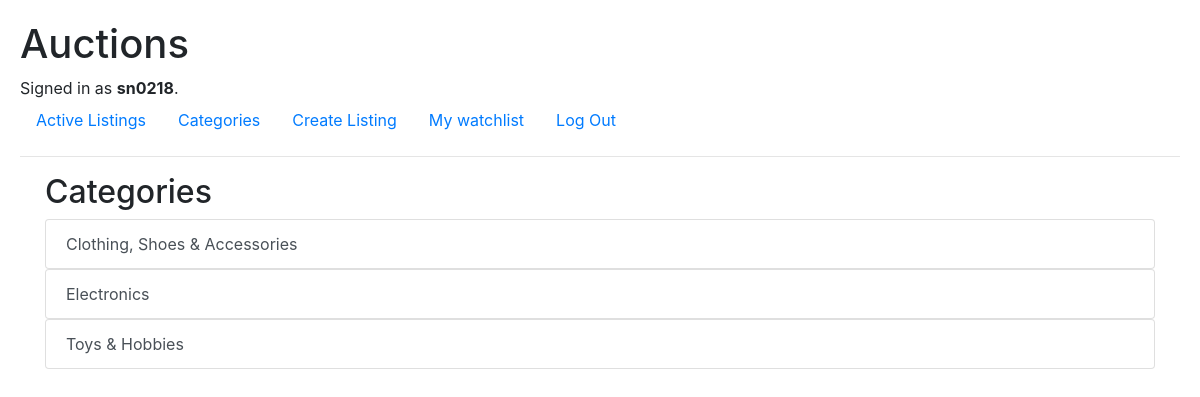
The page /categories (signed in) on the database its author committed.
### auctions/models.py (models this page shows, shortened)
class User(AbstractUser):
    pass

class Category(models.Model):
    title = models.CharField(max_length=64)
    def __str__(self):
        return f"{self.title}"

### auctions/views.py (the view)
# urls.py: path("categories", views.categories, name="categories"),
def categories(request):
    return render(request, "auctions/categories.html", {
        "categories": Category.objects.all()
    })

### auctions/templates/auctions/categories.html
{% extends "auctions/layout.html" %}
{% block body %}
<div class="container">
<h2>Categories</h3>
{% for category in categories %}
<ul class="list-group">
    <a href="{% url 'category' category.id %}" class="list-group-item list-group-item-action">{{ category }}</a>
</ul>
{% endfor %}
</div>
{% endblock %}

### auctions/templates/auctions/layout.html (shortened to what this page needs)
{% load static %}
<!DOCTYPE html>
<html lang="en">
    <head>
        <link rel="stylesheet" href="https://stackpath.bootstrapcdn.com/bootstrap/4.4.1/css/bootstrap.min.css">
        <link href="{% static 'auctions/styles.css' %}" rel="stylesheet">
    </head>
    <body>
        <h1>Auctions</h1>
        <div>
            {% if user.is_authenticated %}
                Signed in as <strong>{{ user.username }}</strong>.
            {% else %}
                Not signed in.
            {% endif %}
        </div>
        <ul class="nav">
            <li class="nav-item">
                <a class="nav-link" href="{% url 'index' %}">Active Listings</a>
            </li>
            <li class="nav-item">
                <a class="nav-link" href="{% url 'categories' %}">Categories</a>
            </li>
            {% if user.is_authenticated %}
                <li class="nav-item">
                    <a class="nav-link" href="{% url 'create' %}">Create Listing</a>
                </li>
                <li class="nav-item">
                    <a class="nav-link" href="{% url 'watchlist' %}">My watchlist</a>
                </li>
                <li class="nav-item">
                    <a class="nav-link" href="{% url 'logout' %}">Log Out</a>
                </li>
            {% endif %}
        </ul>
        <hr>
        {% block body %}
        {% endblock %}
    </body>
</html>

### auctions/static/auctions/styles.css (style rules this page uses)
body { margin: 10px; padding: 10px; }

### rows shown on the page
User: username "sn0218"
Category: title "Clothing, Shoes & Accessories"
Category: title "Electronics"
Category: title "Toys & Hobbies"
